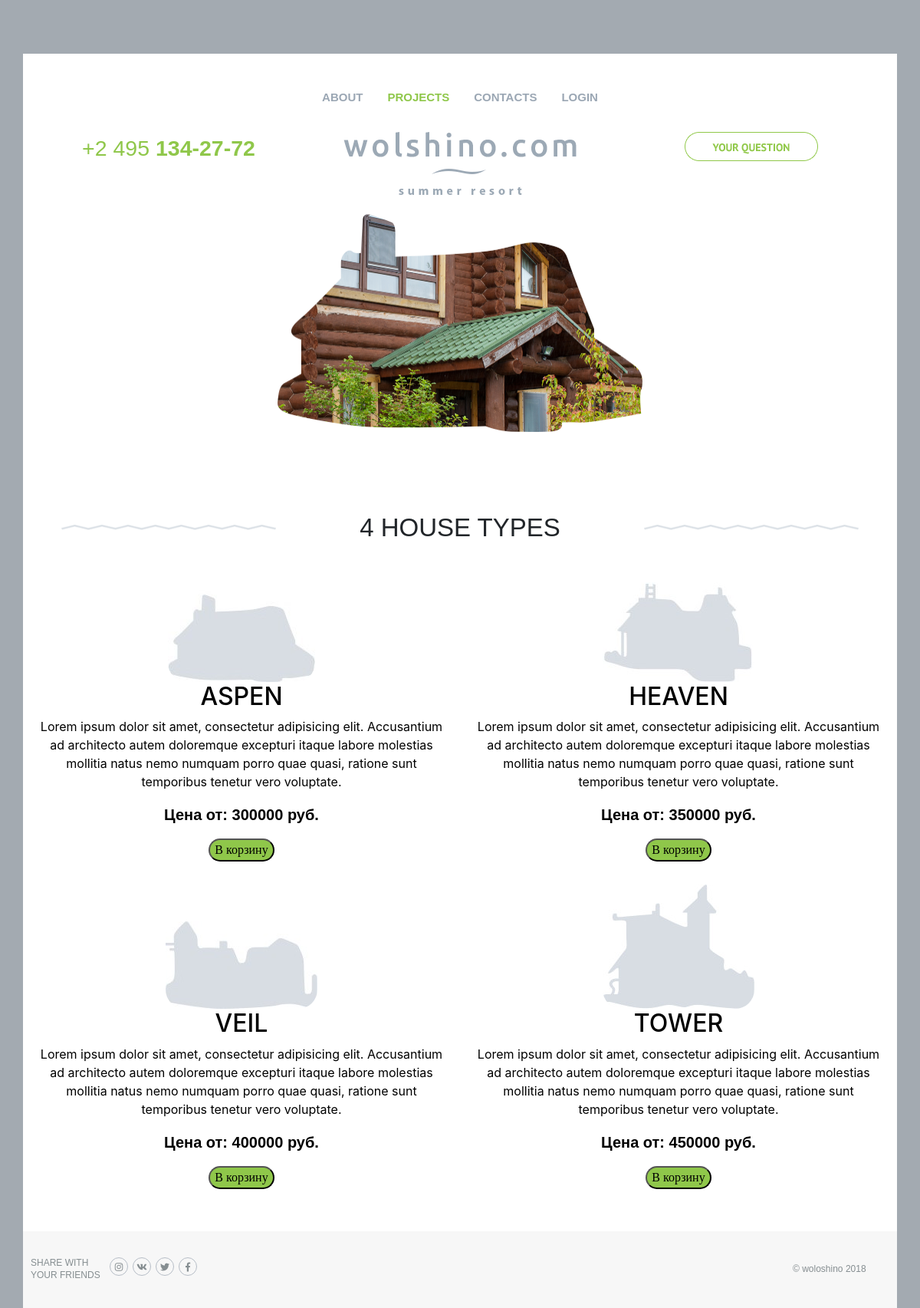
The app's page /projects/, older data.
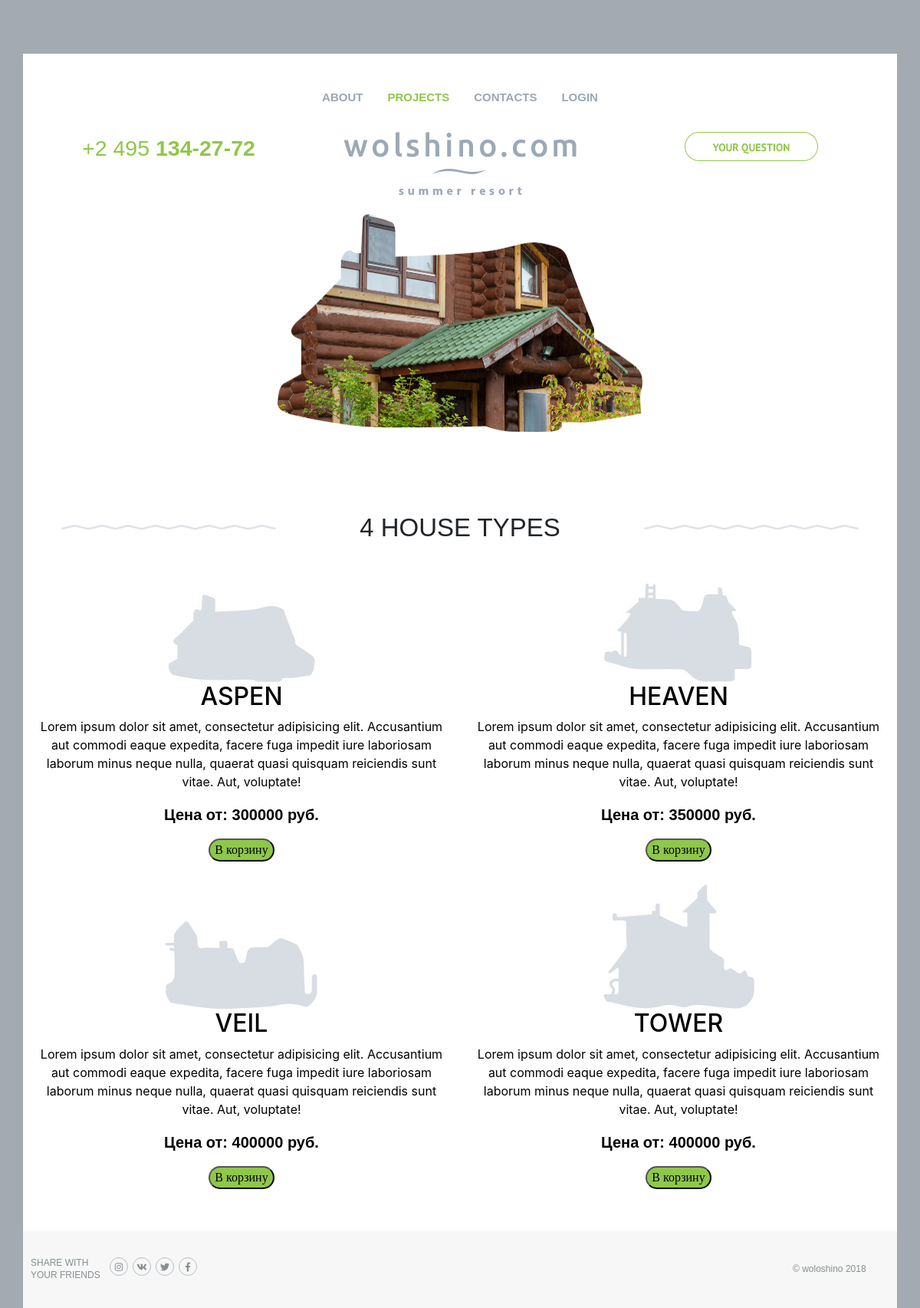
The same page, newer data.
### mainapp/models.py (models this page shows, shortened)
class Category(models.Model):
    name = models.CharField(max_length=32, unique=True, verbose_name='Категория')
    info = models.TextField(verbose_name='Описание категории')
    price = models.PositiveIntegerField(verbose_name='Цена от')
    img = models.ImageField(upload_to='categories/%Y/%m/%d', verbose_name='Картинка категории')

### mainapp/views.py (the view)
# urls.py: path('projects/', projects_view, name='projects'),
def projects_view(request):
    typesItem = Category.objects.all()
    len_items = len(typesItem)
    return render(request, 'mainapp/projects.html', {'items': typesItem, 'len_items': len_items})

### mainapp/templates/mainapp/projects.html
{% extends 'mainapp/base.html' %}
{% load static %}
{% block content %}
    <div class="content">
        {% include 'include/inc_logo.html' %}
        <div class="types">
            <div class="typesHeader row justify-content-between">
                <div class="headerTy col-4 d-flex justify-content-center align-items-center">
                    <img class="d-flex" src={% static "images/Group-left.png" %} alt="leftPic">
                </div>
                <div class="headerTyp col-4 d-flex justify-content-center align-items-center text-center">{{ len_items }} house types</div>
                <div class="headerTy col-4 d-flex justify-content-center align-items-center">
                    <img class="d-flex" src={% static "images/Group-right.png" %} alt="rightPic">
                </div>
            </div>
            <div class="typeItems row">
                {% for item in items %}
                    <a href="{% url 'products_of_categories' pk=item.pk %}" class="category typeItem col-md-6 col-12 text-center">
                        <div>
                            <img src={{ item.img.url }} alt="1">
                            <h2>{{ item.name }}</h2>
                            <p>{{ item.info }}</p>
                            <div>
                                <p class="price">Цена от: {{ item.price }} руб.</p>
                                <button class="itemBtn">В корзину</button>
                            </div>
                        </div>
                    </a>
                {% endfor %}
            </div>
        </div>
    </div>
{% endblock %}

### mainapp/templates/mainapp/base.html (shortened to what this page needs)
{% load static %}
<!DOCTYPE html>
<html lang="ru">
<head>
    <link rel="stylesheet" href="https://stackpath.bootstrapcdn.com/bootstrap/4.1.3/css/bootstrap.min.css">
    <link rel="stylesheet" href="https://use.fontawesome.com/releases/v5.3.1/css/all.css">
    <link rel="stylesheet" href={% static "style.css" %}>
</head>
<body>
<div class="container">
    <div class="header">
        {% include 'include/inc_menu.html' %}
        <div class="info row text-center">
            <div class="phone col-lg-4">+2 495 <b>134-27-72</b></div>
            <a class="col-lg-4" href={% url 'main' %}>
                <div class="logo">
                    <img src={% static  "images/LOGO.png" %} alt="logo">
                </div>
            <div class="ur-question col-lg-4">
                <a href={% url 'contacts' %}><img src={% static "images/qbutton.png" %} alt="qbutton"></a>
            </div>
        </div>
    </div>
    {% block content %}
    {% endblock %}
    {% include 'include/inc_footer.html' %}
</div>
</body>
</html>

### mainapp/templates/include/inc_menu.html (shortened to what this page needs)
<ul class="nav justify-content-center d-none d-lg-flex">
    <li class="nav-item">
        <a class={% if request.resolver_match.url_name == 'main' %} 'nav-link nav-link_active'
                {% else %} nav-link
                {% endif %}
           href={% url 'main' %}>About</a>
    </li>
    <li class="nav-item">
        <a class={% if request.resolver_match.url_name == 'projects' %} 'nav-link nav-link_active'
                {% else %} nav-link
                {% endif %}
           href={% url 'projects' %}>Projects
    </li>
    <li class="nav-item">
        <a class={% if request.resolver_match.url_name == 'contacts' %} 'nav-link nav-link_active'
                {% else %} nav-link
                {% endif %}
           href={% url 'contacts' %}>Contacts</a>
    </li>
    <li class="nav-item">
        {% if user.is_authenticated %}
            <a class="nav-link" href="{% url 'auth:logout' %}">logout</a>
        {% else %}
            <a class="nav-link" href="{% url 'auth:login' %}">login</a>
        {% endif %}
    </li>
</ul>

### mainapp/templates/include/inc_logo.html
{% load static %}
<div class="house d-flex justify-content-center">
    <img src={% static "images/house2.png" %} alt="house2">
</div>

### mainapp/templates/include/inc_footer.html
<div class="footer d-flex align-items-center justify-content-md-between justify-content-around flex-column flex-md-row">
    <div class="footerLeft row">
        <div class="text d-flex align-items-center">share with your friends</div>
        <div class="iconsSocial d-flex">
            <a href="#">
                <div class="d-flex justify-content-center align-items-center">
                    <i class="fab fa-instagram"></i>
                </div>
            </a>
            <a href="">
                <div class="d-flex justify-content-center align-items-center">
                    <i class="fab fa-vk"></i>
                </div>
            </a>
            <a href="">
                <div class="d-flex justify-content-center align-items-center">
                    <i class="fab fa-twitter"></i>
                </div>
            </a>
            <a href="">
                <div class="d-flex justify-content-center align-items-center">
                    <i class="fab fa-facebook-f"></i>
                </div>
            </a>
        </div>
    </div>
    <div class="footerRight">
        <div class="text">&copy; woloshino  {% now 'Y' %}</div>
    </div>
</div>

### static/style.css (style rules this page uses)
body { background: #a3aab1; }
.container { background: #ffffff; margin-top: 70px; padding: 0; }
.nav { padding-top: 38px; }
.nav-link { text-transform: uppercase; font-family: Ubuntu, sans-serif; font-weight: bolder; font-size: 15px; color: #9ba7b4; }
.nav-link_active { text-transform: uppercase; font-family: Ubuntu, sans-serif; font-weight: bolder; font-size: 15px; color: #8fc74a; }
.row { margin: 0; }
.info { padding: 25px 0; }
.info a { text-decoration: none; }
.phone { color: #8fc74a; font-family: 'Ubuntu-light', sans-serif; font-size: 28.5px; }
.house img { height: 284px; }
.types { padding-top: 100px; }
.typesHeader { font-family: 'Ubuntu Light', sans-serif; font-size: 33px; text-transform: uppercase; }
.headerTy img:nth-child(n) { width: 80%; }
.typeItem { margin: 15px 0; }
.typeItem h2 { text-transform: uppercase; }
.typeItem img { max-width: 100%; }
.price { font-weight: bold; font-family: "Ubuntu Light", sans-serif; font-size: 20px; }
.itemBtn { background: #8fc74a; border-radius: 50px; text-align: center; font-family: Algerian sans-serif; }
.footer { height: 100px; background: #f7f7f7; margin-top: 40px; }
.text { width: 100px; font-family: PTSans, sans-serif; text-transform: uppercase; font-size: 12px; line-height: 1.29; text-align: left; color: #868e91; }
.iconsSocial div { margin: 0 3px; height: 24px; width: 24px; border: 1px #b6bdc6 solid; border-radius: 50%; }
.iconsSocial i { font-size: 12px; line-height: 1.29; text-align: left; color: #868e91; }
.iconsSocial a { text-decoration: none; }
.footerLeft { margin-left: 10px; }
.footerRight .text { text-transform: lowercase; width: 136px; }
.category { text-decoration: none; color: #000; }
.category img { border-radius: 25px; }

Row changes from the older to the newer data that the page shows:
changed Category "ASPEN": info "…consectetur adipisicing elit. Accusantium ad architecto autem doloremque excepturi itaque labore molestias mollitia natus nemo numquam porro quae quasi, ratione sunt temporibus tenetur vero voluptate." → "…consectetur adipisicing elit. Accusantium aut commodi eaque expedita, facere fuga impedit iure laboriosam laborum minus neque nulla, quaerat quasi quisquam reiciendis sunt vitae. Aut, voluptate!"
changed Category "HEAVEN": info "…consectetur adipisicing elit. Accusantium ad architecto autem doloremque excepturi itaque labore molestias mollitia natus nemo numquam porro quae quasi, ratione sunt temporibus tenetur vero voluptate." → "…consectetur adipisicing elit. Accusantium aut commodi eaque expedita, facere fuga impedit iure laboriosam laborum minus neque nulla, quaerat quasi quisquam reiciendis sunt vitae. Aut, voluptate!"
changed Category "VEIL": info "…consectetur adipisicing elit. Accusantium ad architecto autem doloremque excepturi itaque labore molestias mollitia natus nemo numquam porro quae quasi, ratione sunt temporibus tenetur vero voluptate." → "…consectetur adipisicing elit. Accusantium aut commodi eaque expedita, facere fuga impedit iure laboriosam laborum minus neque nulla, quaerat quasi quisquam reiciendis sunt vitae. Aut, voluptate!"
changed Category "TOWER": info "…consectetur adipisicing elit. Accusantium ad architecto autem doloremque excepturi itaque labore molestias mollitia natus nemo numquam porro quae quasi, ratione sunt temporibus tenetur vero voluptate." → "…consectetur adipisicing elit. Accusantium aut commodi eaque expedita, facere fuga impedit iure laboriosam laborum minus neque nulla, quaerat quasi quisquam reiciendis sunt vitae. Aut, voluptate!"; price "450000" → "400000"
